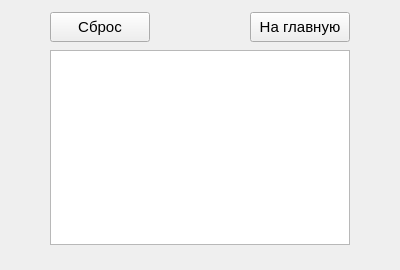
<?xml version="1.0" encoding="UTF-8"?>
<ui version="4.0">
 <class>MainWindow</class>
 <widget class="QMainWindow" name="MainWindow">
  <property name="geometry">
   <rect>
    <x>0</x>
    <y>0</y>
    <width>400</width>
    <height>270</height>
   </rect>
  </property>
  <property name="windowTitle">
   <string>Статистика</string>
  </property>
  <widget class="QWidget" name="centralwidget">
   <widget class="QListWidget" name="list">
    <property name="geometry">
     <rect>
      <x>50</x>
      <y>50</y>
      <width>300</width>
      <height>195</height>
     </rect>
    </property>
    <property name="font">
     <font>
      <pointsize>12</pointsize>
     </font>
    </property>
   </widget>
   <widget class="QPushButton" name="but">
    <property name="geometry">
     <rect>
      <x>250</x>
      <y>12</y>
      <width>100</width>
      <height>30</height>
     </rect>
    </property>
    <property name="font">
     <font>
      <pointsize>11</pointsize>
     </font>
    </property>
    <property name="text">
     <string>На главную</string>
    </property>
   </widget>
   <widget class="QPushButton" name="but_2">
    <property name="geometry">
     <rect>
      <x>50</x>
      <y>12</y>
      <width>100</width>
      <height>30</height>
     </rect>
    </property>
    <property name="font">
     <font>
      <pointsize>11</pointsize>
     </font>
    </property>
    <property name="text">
     <string>Сброс</string>
    </property>
   </widget>
  </widget>
 </widget>
 <resources/>
 <connections/>
</ui>
